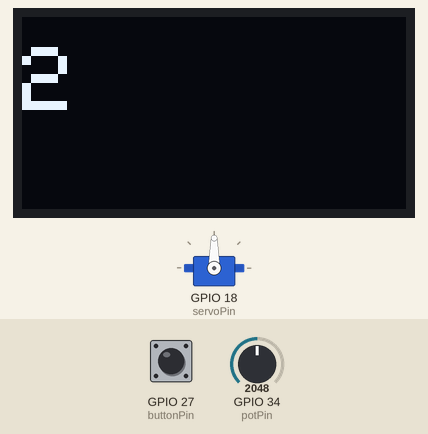
The sketch below on a simulated ESP32. Shown: servo, 128×64 one-colour display. Inputs (shaded band) come from the test bench; at power-on: GPIO 27 (buttonPin) HIGH, GPIO 34 (potPin) = 2048. Random numbers use the default seed unless the sketch sets one; what the sketch prints to the serial monitor is not drawn.

Above: at 1.7 s.
1.8 s: GPIO 27 (buttonPin) pulled LOW for 0.15 s
At 3.1 s:
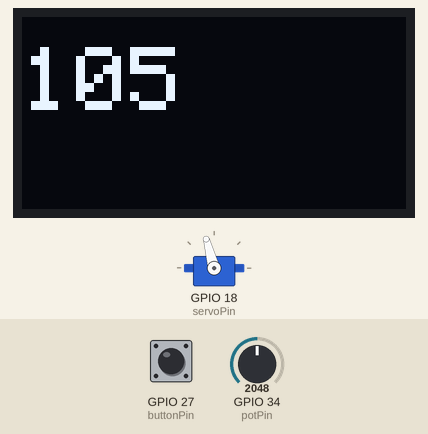
At 12.8 s:
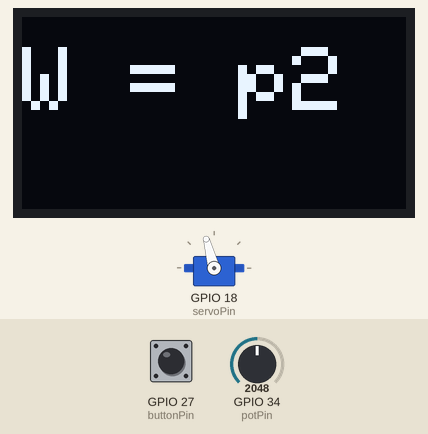
Timing chart, 0 to 18.3 s (numbered marks = the images above; inputs shaded):
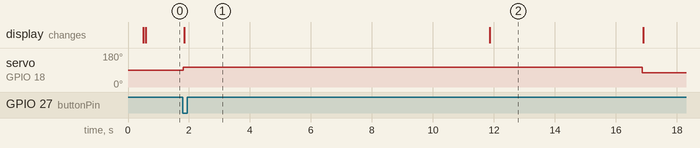

The sketch:

Receiver_master_code.ino
```cpp
#include <ESP32Servo.h>
#include <Wire.h>
#include <Adafruit_GFX.h>
#include <Adafruit_SSD1306.h>

#define MPU9250_ADDR 0x68
// Define screen dimensions
#define SCREEN_WIDTH 128
#define SCREEN_HEIGHT 64
// Define I2C address for ssd1306
#define OLED_ADDR 0x3C

// Create SSD1306 object
Adafruit_SSD1306 display(SCREEN_WIDTH, SCREEN_HEIGHT, &Wire, -1);

// Define servo object
Servo myServo;

/*********
  Rui Santos & Sara Santos - Random Nerd Tutorials
  Complete project details at https://RandomNerdTutorials.com/esp-now-many-to-one-esp32/
  Permission is hereby granted, free of charge, to any person obtaining a copy of this software and associated documentation files.
  The above copyright notice and this permission notice shall be included in all copies or substantial portions of the Software.
*********/
#include <esp_now.h>
#include <WiFi.h>

// Structure example to receive data
// Must match the sender structure
typedef struct struct_message {
  int id;
  int x;
}struct_message;

// Create a struct_message called myData
struct_message myData;

// Create a structure to hold the readings from each board
struct_message board1;
struct_message board2;

// Create an array with all the structures
struct_message boardsStruct[2] = {board1, board2};

int potPin = 34;
int buttonPin = 27;
int servoPin = 18;
int potValue;
int stepValue;
int levelTime;
volatile bool gamePaused = true;  // game paused or not.

// Interrupt Service Routine (ISR) for the button
void IRAM_ATTR handleButtonPress() {
  gamePaused = !gamePaused;  // Toggle game paused state
}

// callback function that will be executed when data is received
int OnDataRecv(const uint8_t * mac_addr, const uint8_t *incomingData, int len) {
  // char macStr[18];
  // Serial.print("Packet received from: ");
  // snprintf(macStr, sizeof(macStr), "%02x:%02x:%02x:%02x:%02x:%02x",
  //          mac_addr[0], mac_addr[1], mac_addr[2], mac_addr[3], mac_addr[4], mac_addr[5]);
  // Serial.println(macStr);
  memcpy(&myData, incomingData, sizeof(myData));
  // Serial.printf("Board ID %u: %u bytes\n", myData.id, len);
  // Update the structures with the new incoming data
  boardsStruct[myData.id-1].x = myData.x;
  return boardsStruct[myData.id-1].x;
  // Serial.printf("x value: %d \n", boardsStruct[myData.id-1].x);
  // Serial.println();
}

void setup() {
  // Initialize Serial Monitor
  Serial.begin(115200);
  delay(500);

   //Set device as a Wi-Fi Station
  WiFi.mode(WIFI_STA);

  //Init ESP-NOW
  if (esp_now_init() != ESP_OK) {
    Serial.println("Error initializing ESP-NOW");
    return;
  }

  // Once ESPNow is successfully Init, we will register for recv CB to
  // get recv packer info
  esp_now_register_recv_cb(esp_now_recv_cb_t(OnDataRecv));

  pinMode(potPin, INPUT);
  pinMode(buttonPin, INPUT_PULLUP);

  // Attach interrupt to the button pin
  attachInterrupt(digitalPinToInterrupt(buttonPin), handleButtonPress, FALLING);

  myServo.attach(servoPin, 500, 2500);  // 500 µs to 2500 µs corresponds to 0° to 180° (figure out if not limited to 120 or 160)

  // Initialize display
  if (!display.begin(SSD1306_PAGEADDR, OLED_ADDR)) {
    Serial.println(F("SSD1306 allocation failed"));
    for (;;)
      ;
  }

  // Clear display buffer
  display.clearDisplay();

  // Set text size and color
  display.setTextSize(3);  // Normal size
  display.setTextColor(SSD1306_WHITE);

  // Display text
  display.setCursor(0, 10);
  display.display();
}

String decideWinner(int base, int val, int val1) {
  int diff = abs(val - base);
  int diff1 = abs(val1 - base);

  // Check if < suffices. maybe implement = case?
  return (diff < diff1) ? "p1" : "p2";
}

void loop() {
  if (gamePaused) {
    // read potpin to gather level.
    potValue = analogRead(potPin);  // Read the potentiometer value (0-4095)

    // Map the raw value to 4 discrete steps: 0, 1, 2, 3
    stepValue = map(potValue, 0, 4095, 1, 3);
    display.clearDisplay();
    display.setCursor(0, 10);
    display.println(stepValue);
    display.display();

  } else {
    for (int i = 0; i < 3; i++) {
      // send level to slaves, and generate and send angle.
      randomSeed(esp_random());  // Seed the random generator with hardware RNG
      int randomValue = random(0, 161);

      switch (stepValue) {
        case 1:
          levelTime = 5000;
          break;
        case 2:
          levelTime = 10000;
          break;
        case 3:
          levelTime = 15000;
          break;
      }

      // also write angle to master servo.
      myServo.write(randomValue);
      display.clearDisplay();
      display.setCursor(0, 10);
      display.println(randomValue);
      display.display();

      delay(levelTime);

      // read angles from slaves.
      int data1 = boardsStruct[0].x;
      int data2 = boardsStruct[1].x;

      Serial.println(data1);
      Serial.println(data2);
      // delay(10000);
      // decide winner
      display.clearDisplay();
      display.setCursor(0, 10);
      display.println("W = " + decideWinner(randomValue, data1, data2));
      display.display();
      delay(5000);

      gamePaused = true;
    }
  }
}
```

Measured:
- after the input at 1.8 s, servo on GPIO 18 (servoPin): 90° → 105° at once, → 76° 15.1 s later; the display: changes at once (image 1)
